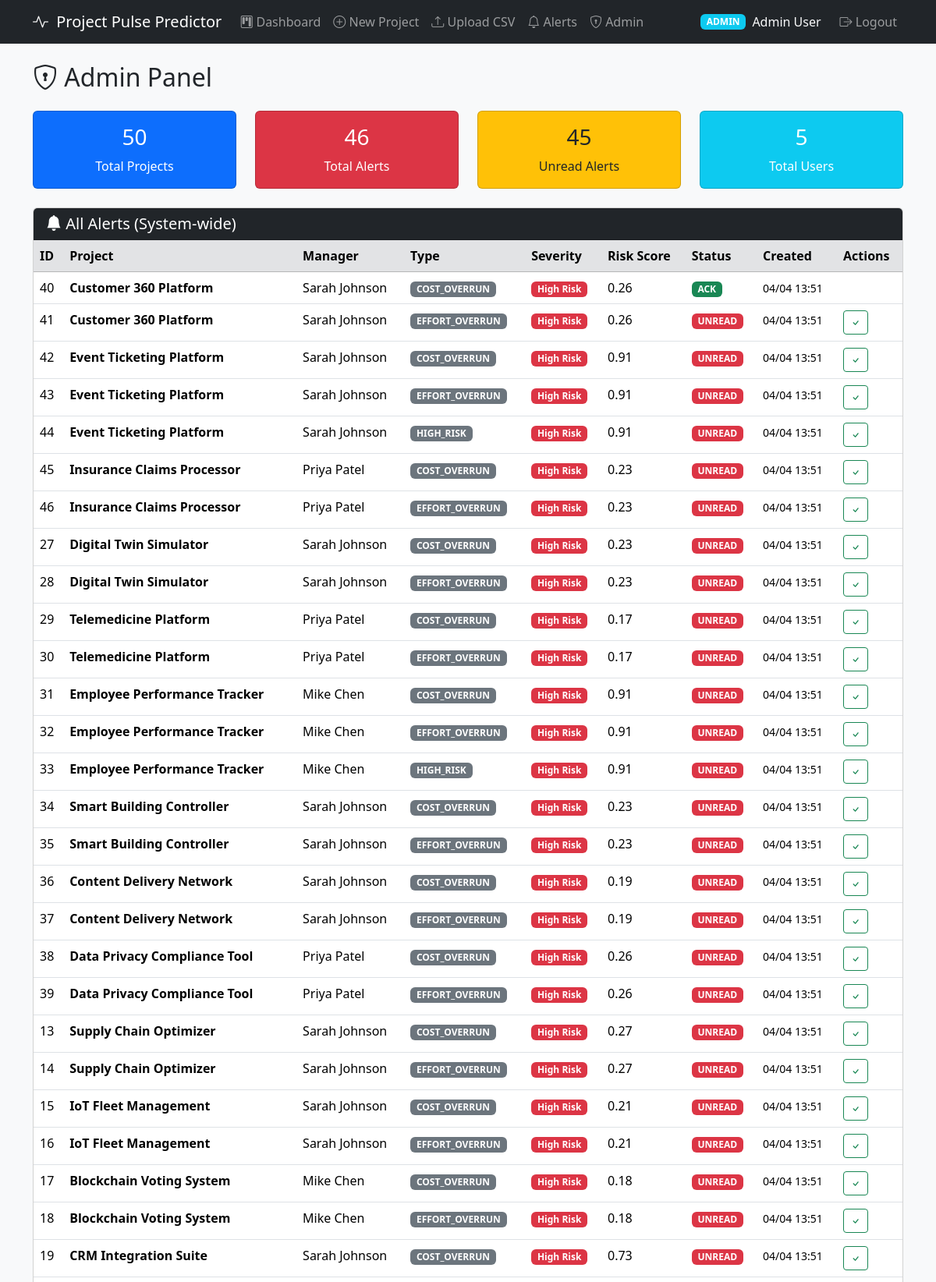
The page /admin (signed in, upper part) on the database its author committed.
### app/models.py (models this page shows)
class User(Base):
    __tablename__ = "users"
    id = Column(Integer, primary_key=True, autoincrement=True)
    name = Column(String, nullable=False)
    email = Column(String, unique=True, nullable=False)
    password_hash = Column(String, nullable=False)
    role = Column(String, nullable=False)
    created_at = Column(DateTime, server_default=func.now())
    __table_args__ = (
        CheckConstraint("role IN ('ADMIN', 'MANAGER', 'VIEWER')", name="check_user_role"),
    )

class Alert(Base):
    __tablename__ = "alerts"
    alert_id = Column(Integer, primary_key=True, autoincrement=True)
    project_id = Column(Integer, ForeignKey("projects.id"), nullable=False)
    manager_id = Column(Integer, ForeignKey("users.id"), nullable=False)
    alert_type = Column(String)
    severity = Column(String)
    risk_score = Column(Float)
    message = Column(Text)
    ai_suggestions = Column(Text)
    status = Column(String, default="UNREAD")
    created_at = Column(DateTime, server_default=func.now())
    acknowledged_at = Column(DateTime)
    __table_args__ = (
        CheckConstraint("status IN ('UNREAD', 'SEEN', 'ACKNOWLEDGED')", name="check_alert_status"),
    )

class Project(Base):
    __tablename__ = "projects"
    id = Column(Integer, primary_key=True, autoincrement=True)
    name = Column(String, nullable=False)
    manager_id = Column(Integer, ForeignKey("users.id"), nullable=False)
    planned_cost = Column(Float)
    actual_cost = Column(Float)
    planned_effort = Column(Float)
    actual_effort = Column(Float)
    resource_count = Column(Integer)
    start_date = Column(String)
    end_date = Column(String)
    tech_stack = Column(String)
    status = Column(String)
    created_at = Column(DateTime, server_default=func.now())
    updated_at = Column(DateTime, onupdate=func.now())

### app/routes/alerts.py (the view)
@router.get("/admin", response_class=HTMLResponse)
async def admin_panel(
    request: Request,
    db: Session = Depends(get_db),
    user: User = Depends(get_current_user),
):
    if user.role != "ADMIN":
        return RedirectResponse(url="/projects?error=Admin+access+required", status_code=303)
    alerts = db.query(Alert).order_by(Alert.created_at.desc()).all()
    alert_data = []
    for a in alerts:
        project = db.query(Project).filter(Project.id == a.project_id).first()
        manager = db.query(User).filter(User.id == a.manager_id).first()
        suggestions = deserialize_suggestions(a.ai_suggestions) if a.ai_suggestions else {}
        alert_data.append({
            "alert": a,
            "project_name": project.name if project else "Unknown",
            "manager_name": manager.name if manager else "Unknown",
            "suggestions": suggestions,
        })
    recent_logs = db.query(Log).order_by(Log.timestamp.desc()).limit(50).all()
    total_projects = db.query(Project).count()
    total_alerts = db.query(Alert).count()
    unread_alerts = db.query(Alert).filter(Alert.status == "UNREAD").count()
    total_users = db.query(User).count()
    msg = request.query_params.get("msg", "")
    return render("admin.html", request, {
        "user": user,
        "alert_data": alert_data,
        "recent_logs": recent_logs,
        "stats": {
            "total_projects": total_projects,
            "total_alerts": total_alerts,
            "unread_alerts": unread_alerts,
            "total_users": total_users,
        },
        "msg": msg,
    })

### app/templates/admin.html (shortened to what this page needs)
{% extends "base.html" %}
{% block content %}
<h2 class="mb-4"><i class="bi bi-shield-lock"></i> Admin Panel</h2>
<div class="row mb-4">
    <div class="col-md-3">
        <div class="card card-stat bg-primary text-white">
            <div class="card-body text-center">
                <h3>{{ stats.total_projects }}</h3>
                <p class="mb-0">Total Projects</p>
            </div>
        </div>
    </div>
    <div class="col-md-3">
        <div class="card card-stat bg-danger text-white">
            <div class="card-body text-center">
                <h3>{{ stats.total_alerts }}</h3>
                <p class="mb-0">Total Alerts</p>
            </div>
        </div>
    </div>
    <div class="col-md-3">
        <div class="card card-stat bg-warning text-dark">
            <div class="card-body text-center">
                <h3>{{ stats.unread_alerts }}</h3>
                <p class="mb-0">Unread Alerts</p>
            </div>
        </div>
    </div>
    <div class="col-md-3">
        <div class="card card-stat bg-info text-white">
            <div class="card-body text-center">
                <h3>{{ stats.total_users }}</h3>
                <p class="mb-0">Total Users</p>
            </div>
        </div>
    </div>
</div>
<div class="card mb-4">
    <div class="card-header bg-dark text-white">
        <h5 class="mb-0"><i class="bi bi-bell-fill"></i> All Alerts (System-wide)</h5>
    </div>
    <div class="card-body p-0">
        <div class="table-responsive">
            <table class="table table-hover mb-0">
                <thead class="table-secondary">
                    <tr>
                        <th>ID</th>
                        <th>Project</th>
                        <th>Manager</th>
                        <th>Type</th>
                        <th>Severity</th>
                        <th>Risk Score</th>
                        <th>Status</th>
                        <th>Created</th>
                        <th>Actions</th>
                    </tr>
                </thead>
                <tbody>
                    {% for item in alert_data %}
                    {% set a = item.alert %}
                    <tr>
                        <td>{{ a.alert_id }}</td>
                        <td><strong>{{ item.project_name }}</strong></td>
                        <td>{{ item.manager_name }}</td>
                        <td><span class="badge bg-secondary">{{ a.alert_type }}</span></td>
                        <td>
                            {% if a.severity == 'High Risk' %}
                                <span class="badge badge-high">High Risk</span>
                            {% elif a.severity == 'Warning' %}
                                <span class="badge badge-warning">Warning</span>
                            {% else %}
                                <span class="badge badge-safe">Safe</span>
                            {% endif %}
                        </td>
                        <td>{{ "%.2f"|format(a.risk_score) }}</td>
                        <td>
                            {% if a.status == 'UNREAD' %}
                                <span class="badge bg-danger">UNREAD</span>
                            {% elif a.status == 'SEEN' %}
                                <span class="badge bg-warning text-dark">SEEN</span>
                            {% else %}
                                <span class="badge bg-success">ACK</span>
                            {% endif %}
                        </td>
                        <td><small>{{ a.created_at.strftime('%m/%d %H:%M') if a.created_at else '-' }}</small></td>
                        <td>
                            {% if a.status != 'ACKNOWLEDGED' %}
                            <form method="POST" action="/alerts/{{ a.alert_id }}/acknowledge" style="display:inline;">
                                <button type="submit" class="btn btn-sm btn-outline-success" title="Acknowledge">
                                    <i class="bi bi-check"></i>
                                </button>
                            </form>
                            {% endif %}
                        </td>
                    </tr>
                    {% endfor %}
                </tbody>
            </table>
        </div>
    </div>
</div>
{% endblock %}

### app/templates/base.html (shortened to what this page needs)
<!DOCTYPE html>
<html lang="en">
<head>
    <link href="https://cdn.jsdelivr.net/npm/bootstrap@5.3.2/dist/css/bootstrap.min.css" rel="stylesheet">
    <link href="https://cdn.jsdelivr.net/npm/bootstrap-icons@1.11.2/font/bootstrap-icons.min.css" rel="stylesheet">
</head>
<body>
    {% if user %}
    <nav class="navbar navbar-expand-lg navbar-dark bg-dark">
        <div class="container">
            <a class="navbar-brand" href="/projects">
                <i class="bi bi-activity"></i> Project Pulse Predictor
            </a>
            <div class="collapse navbar-collapse" id="navbarNav">
                <ul class="navbar-nav me-auto">
                    <li class="nav-item">
                        <a class="nav-link" href="/projects"><i class="bi bi-kanban"></i> Dashboard</a>
                    </li>
                    {% if user.role in ['ADMIN', 'MANAGER'] %}
                    <li class="nav-item">
                        <a class="nav-link" href="/projects/create"><i class="bi bi-plus-circle"></i> New Project</a>
                    </li>
                    <li class="nav-item">
                        <a class="nav-link" href="/projects/upload"><i class="bi bi-upload"></i> Upload CSV</a>
                    </li>
                    {% endif %}
                    <li class="nav-item">
                        <a class="nav-link" href="/alerts"><i class="bi bi-bell"></i> Alerts</a>
                    </li>
                    {% if user.role == 'ADMIN' %}
                    <li class="nav-item">
                        <a class="nav-link" href="/admin"><i class="bi bi-shield-lock"></i> Admin</a>
                    </li>
                    {% endif %}
                </ul>
                <ul class="navbar-nav">
                    <li class="nav-item d-flex align-items-center">
                        <span class="badge bg-info me-2">{{ user.role }}</span>
                        <span class="navbar-text text-light me-3">{{ user.name }}</span>
                    </li>
                    <li class="nav-item">
                        <a class="nav-link" href="/logout"><i class="bi bi-box-arrow-right"></i> Logout</a>
                    </li>
                </ul>
            </div>
        </div>
    </nav>
    {% endif %}
    <div class="container mt-4">
        {% block content %}{% endblock %}
    </div>
</body>
</html>

### app/templates/base.html (style rules this page uses)
body { background-color: #f8f9fa; }
.navbar-brand i { margin-right: 5px; }
.badge-high { background-color: #dc3545 !important; }
.card-stat { transition: transform 0.2s; }

### rows shown on the page
User: role "ADMIN", name "Admin User"
Alert: alert_id "40", alert_type "COST_OVERRUN", risk_score "0.26", created_at "04/04 13:51"
Project: project_name "Customer 360 Platform" "Customer 360 Platform"
User: manager_name "Sarah Johnson" "Sarah Johnson" "Sarah Johnson" "Sarah Johnson" "Sarah Johnson" "Sarah Johnson" "Sarah Johnson" "Sarah Johnson" "Sarah Johnson" "Sarah Johnson" "Sarah Johnson" "Sarah Johnson" "Sarah Johnson" "Sarah Johnson" "Sarah Johnson" "Sarah Johnson"
Alert: alert_id "41", alert_type "EFFORT_OVERRUN", risk_score "0.26", created_at "04/04 13:51", status "UNREAD" (drawn)
Alert: alert_id "42", alert_type "COST_OVERRUN", risk_score "0.91", created_at "04/04 13:51", status "UNREAD" (drawn)
Project: project_name "Event Ticketing Platform" "Event Ticketing Platform" "Event Ticketing Platform"
Alert: alert_id "43", alert_type "EFFORT_OVERRUN", risk_score "0.91", created_at "04/04 13:51", status "UNREAD" (drawn)
Alert: alert_id "44", alert_type "HIGH_RISK", risk_score "0.91", created_at "04/04 13:51", status "UNREAD" (drawn)
Alert: alert_id "45", alert_type "COST_OVERRUN", risk_score "0.23", created_at "04/04 13:51", status "UNREAD" (drawn)
Project: project_name "Insurance Claims Processor" "Insurance Claims Processor"
User: manager_name "Priya Patel" "Priya Patel" "Priya Patel" "Priya Patel" "Priya Patel" "Priya Patel"
Alert: alert_id "46", alert_type "EFFORT_OVERRUN", risk_score "0.23", created_at "04/04 13:51", status "UNREAD" (drawn)
Alert: alert_id "27", alert_type "COST_OVERRUN", risk_score "0.23", created_at "04/04 13:51", status "UNREAD" (drawn)
Project: project_name "Digital Twin Simulator" "Digital Twin Simulator"
Alert: alert_id "28", alert_type "EFFORT_OVERRUN", risk_score "0.23", created_at "04/04 13:51", status "UNREAD" (drawn)
Alert: alert_id "29", alert_type "COST_OVERRUN", risk_score "0.17", created_at "04/04 13:51", status "UNREAD" (drawn)
Project: project_name "Telemedicine Platform" "Telemedicine Platform"
Alert: alert_id "30", alert_type "EFFORT_OVERRUN", risk_score "0.17", created_at "04/04 13:51", status "UNREAD" (drawn)
Alert: alert_id "31", alert_type "COST_OVERRUN", risk_score "0.91", created_at "04/04 13:51", status "UNREAD" (drawn)
Project: project_name "Employee Performance Tracker" "Employee Performance Tracker" "Employee Performance Tracker"
User: manager_name "Mike Chen" "Mike Chen" "Mike Chen" "Mike Chen" "Mike Chen"
Alert: alert_id "32", alert_type "EFFORT_OVERRUN", risk_score "0.91", created_at "04/04 13:51", status "UNREAD" (drawn)
Alert: alert_id "33", alert_type "HIGH_RISK", risk_score "0.91", created_at "04/04 13:51", status "UNREAD" (drawn)
Alert: alert_id "34", alert_type "COST_OVERRUN", risk_score "0.23", created_at "04/04 13:51", status "UNREAD" (drawn)
Project: project_name "Smart Building Controller" "Smart Building Controller"
Alert: alert_id "35", alert_type "EFFORT_OVERRUN", risk_score "0.23", created_at "04/04 13:51", status "UNREAD" (drawn)
Alert: alert_id "36", alert_type "COST_OVERRUN", risk_score "0.19", created_at "04/04 13:51", status "UNREAD" (drawn)
Project: project_name "Content Delivery Network" "Content Delivery Network"
Alert: alert_id "37", alert_type "EFFORT_OVERRUN", risk_score "0.19", created_at "04/04 13:51", status "UNREAD" (drawn)
Alert: alert_id "38", alert_type "COST_OVERRUN", risk_score "0.26", created_at "04/04 13:51", status "UNREAD" (drawn)
Project: project_name "Data Privacy Compliance Tool" "Data Privacy Compliance Tool"
Alert: alert_id "39", alert_type "EFFORT_OVERRUN", risk_score "0.26", created_at "04/04 13:51", status "UNREAD" (drawn)
Alert: alert_id "13", alert_type "COST_OVERRUN", risk_score "0.27", created_at "04/04 13:51", status "UNREAD" (drawn)
Project: project_name "Supply Chain Optimizer" "Supply Chain Optimizer"
Alert: alert_id "14", alert_type "EFFORT_OVERRUN", risk_score "0.27", created_at "04/04 13:51", status "UNREAD" (drawn)
Alert: alert_id "15", alert_type "COST_OVERRUN", risk_score "0.21", created_at "04/04 13:51", status "UNREAD" (drawn)
Project: project_name "IoT Fleet Management" "IoT Fleet Management"
Alert: alert_id "16", alert_type "EFFORT_OVERRUN", risk_score "0.21", created_at "04/04 13:51", status "UNREAD" (drawn)
Alert: alert_id "17", alert_type "COST_OVERRUN", risk_score "0.18", created_at "04/04 13:51", status "UNREAD" (drawn)
Project: project_name "Blockchain Voting System" "Blockchain Voting System"
Alert: alert_id "18", alert_type "EFFORT_OVERRUN", risk_score "0.18", created_at "04/04 13:51", status "UNREAD" (drawn)
Alert: alert_id "19", alert_type "COST_OVERRUN", risk_score "0.73", created_at "04/04 13:51", status "UNREAD" (drawn)
Project: project_name "CRM Integration Suite"

### other values the page prints
{{ stats.total_projects }} "50"
{{ stats.total_alerts }} "46"
{{ stats.unread_alerts }} "45"
{{ stats.total_users }} "5"
